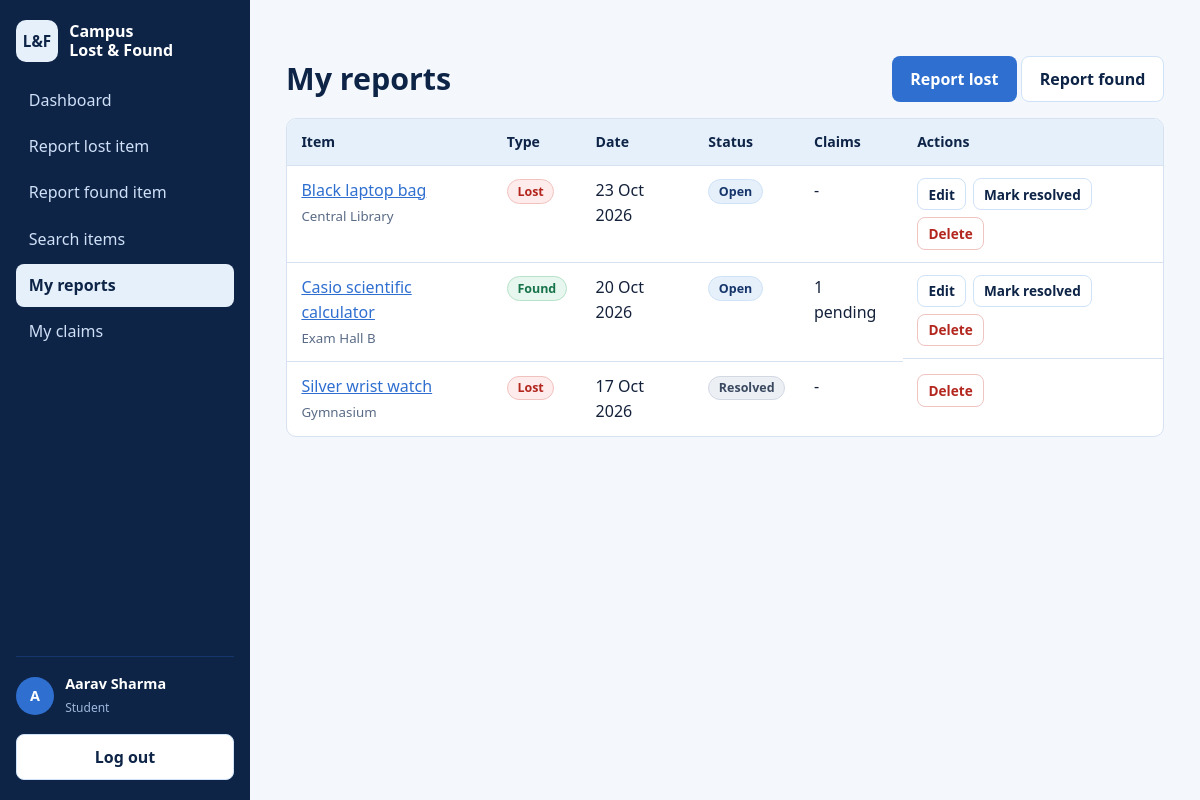
Screenshot of /my-reports.php (signed in) with the database file from the repository.
### tables this page shows
CREATE TABLE users (
  id            INT UNSIGNED NOT NULL AUTO_INCREMENT,
  full_name     VARCHAR(100) NOT NULL,
  email         VARCHAR(150) NOT NULL,
  password_hash VARCHAR(255) NOT NULL,
  role          ENUM('student','admin') NOT NULL DEFAULT 'student',
  created_at    TIMESTAMP NOT NULL DEFAULT CURRENT_TIMESTAMP,
  PRIMARY KEY (id),
  UNIQUE KEY uq_users_email (email)
);

CREATE TABLE items (
  id          INT UNSIGNED NOT NULL AUTO_INCREMENT,
  user_id     INT UNSIGNED NOT NULL,
  type        ENUM('lost','found') NOT NULL,
  title       VARCHAR(120) NOT NULL,
  category    VARCHAR(50)  NOT NULL,
  location    VARCHAR(150) NOT NULL,
  item_date   DATE NOT NULL,
  description TEXT NOT NULL,
  image       VARCHAR(100) DEFAULT NULL,
  status      ENUM('open','returned','resolved') NOT NULL DEFAULT 'open',
  created_at  TIMESTAMP NOT NULL DEFAULT CURRENT_TIMESTAMP,
  updated_at  TIMESTAMP NOT NULL DEFAULT CURRENT_TIMESTAMP ON UPDATE CURRENT_TIMESTAMP,
  PRIMARY KEY (id),
  KEY idx_items_type_status (type, status),
  KEY idx_items_category (category),
  KEY idx_items_user (user_id),
  CONSTRAINT fk_items_user FOREIGN KEY (user_id) REFERENCES users(id) ON DELETE CASCADE
);

### config/database.php (called while the page is built, shortened)
<?php
function db(): PDO
{
    static $pdo = null;
    if ($pdo === null) {
        try {
            $pdo = new PDO(
                'mysql:host=' . DB_HOST . ';dbname=' . DB_NAME . ';charset=utf8mb4',
                DB_USER,
                DB_PASS,
                [
                    PDO::ATTR_ERRMODE            => PDO::ERRMODE_EXCEPTION,
                    PDO::ATTR_DEFAULT_FETCH_MODE => PDO::FETCH_ASSOC,
                    PDO::ATTR_EMULATE_PREPARES   => false,
                ]
            );
        } catch (PDOException $e) {
            http_response_code(500);
            exit('Database connection failed. Start MySQL in the XAMPP Control Panel, import database.sql, and check config/database.php.');
        }
    }
    return $pdo;
}

### includes/auth.php (called while the page is built, shortened)
<?php
require_once __DIR__ . '/functions.php';
function current_user(bool $refresh = false): ?array
{
    static $cache = false;
    if ($cache === false) {
        $cache = null;
        if (!empty($_SESSION['user_id'])) {
            $st = db()->prepare('SELECT id, full_name, email, role FROM users WHERE id = :id');
            $st->execute([':id' => (int)$_SESSION['user_id']]);
            $cache = $st->fetch() ?: null;
        }
    }
    return $cache;
}
function require_login(): array
{
    $u = current_user();
    return $u;
}

### my-reports.php (the view, shortened to what this page needs)
<?php
require_once __DIR__ . '/includes/auth.php';
$user = require_login();
$pdo = db();
$st = $pdo->prepare("SELECT i.*, (SELECT COUNT(*) FROM claims c WHERE c.item_id = i.id AND c.status = 'pending') AS pending_claims
                     FROM items i WHERE i.user_id = :u ORDER BY i.created_at DESC");
$st->execute([':u' => $user['id']]);
$rows = $st->fetchAll();
require __DIR__ . '/includes/header.php';
?>
<div class="section-head"><h1>My reports</h1>
  <span><a class="btn btn-primary" href="<?= url('report-item.php?type=lost') ?>">Report lost</a>
  <a class="btn btn-light" href="<?= url('report-item.php?type=found') ?>">Report found</a></span></div>
<?php if (!$rows): ?>
  <p class="empty">You have not reported anything yet.</p>
<?php else: ?>
<div class="table-wrap"><table>
  <thead><tr><th>Item</th><th>Type</th><th>Date</th><th>Status</th><th>Claims</th><th>Actions</th></tr></thead>
  <tbody>
  <?php foreach ($rows as $r): ?>
    <tr>
      <td data-label="Item"><a href="<?= url('item-details.php?id=' . (int)$r['id']) ?>"><?= e($r['title']) ?></a><br><small class="muted"><?= e($r['location']) ?></small></td>
      <td data-label="Type"><?= type_badge($r['type']) ?></td>
      <td data-label="Date"><?= e(fmt_date($r['item_date'])) ?></td>
      <td data-label="Status"><?= status_badge($r['status']) ?></td>
      <td data-label="Claims"><?= $r['type'] === 'found' ? (int)$r['pending_claims'] . ' pending' : '-' ?></td>
      <td data-label="Actions" class="row-actions">
        <?php if ($r['status'] === 'open'): ?>
          <a class="btn btn-sm btn-light" href="<?= url('edit-item.php?id=' . (int)$r['id']) ?>">Edit</a>
          <form method="post"><?= csrf_field() ?><input type="hidden" name="item_id" value="<?= (int)$r['id'] ?>"><input type="hidden" name="action" value="resolve">
            <button class="btn btn-sm btn-light" type="submit" data-confirm="Mark this report as resolved?">Mark resolved</button></form>
        <?php endif; ?>
        <form method="post"><?= csrf_field() ?><input type="hidden" name="item_id" value="<?= (int)$r['id'] ?>"><input type="hidden" name="action" value="delete">
          <button class="btn btn-sm btn-danger" type="submit" data-confirm="Delete this report permanently? Claims on it will be removed too.">Delete</button></form>
      </td>
    </tr>
  <?php endforeach; ?>
  </tbody>
</table></div>
<?php endif; ?>
<?php require __DIR__ . '/includes/footer.php'; ?>

### includes/header.php (shortened to what this page needs)
<?php
require_once __DIR__ . '/auth.php';
$user       = current_user();
$adminArea  = $adminArea ?? false;
$script     = $_SERVER['SCRIPT_NAME'] ?? '';
$typeParam  = $_GET['type'] ?? '';
if ($adminArea && $user) {
    $links = [
        ['admin/dashboard.php', 'Dashboard'], ['admin/claims.php', 'Claims'],
        ['admin/items.php', 'Reports'], ['admin/users.php', 'Users'], ['index.php', 'Student site'],
    ];
} elseif ($user) {
    $links = [
        ['dashboard.php', 'Dashboard'], ['report-item.php?type=lost', 'Report lost item'],
        ['report-item.php?type=found', 'Report found item'], ['search-items.php', 'Search items'],
        ['my-reports.php', 'My reports'], ['my-claims.php', 'My claims'],
    ];
} else {
    $links = [['index.php', 'Home'], ['search-items.php', 'Search items'], ['login.php', 'Log in'],
              ['register.php', 'Create account'], ['admin/login.php', 'Admin login']];
}
function nav_active(string $link, string $script, string $typeParam): bool
{
    $path = explode('?', $link)[0];
    if (substr($script, -strlen($path)) !== $path) { return false; }
    return true;
}
?>
<!DOCTYPE html>
<html lang="en">
<head>
  <link rel="stylesheet" href="<?= url('assets/css/style.css') ?>">
</head>
<body>
<div class="shell">
  <aside class="sidebar" id="sidebar">
    <a class="brand" href="<?= url($adminArea ? 'admin/dashboard.php' : 'index.php') ?>">
      <span class="brand-mark" aria-hidden="true">L&amp;F</span>
      <span>Campus<br>Lost &amp; Found<?= $adminArea ? ' <small>Admin</small>' : '' ?></span>
    </a>
    <nav aria-label="Main">
      <?php foreach ($links as [$href, $label]): ?>
        <a href="<?= url($href) ?>" class="<?= nav_active($href, $script, $typeParam) ? 'active' : '' ?>"><?= e($label) ?></a>
      <?php endforeach; ?>
    </nav>
    <?php if ($user): ?>
      <div class="side-user">
        <div class="avatar" aria-hidden="true"><?= e(mb_strtoupper(mb_substr($user['full_name'], 0, 1))) ?></div>
        <div><strong><?= e($user['full_name']) ?></strong><br><small><?= e($user['role']) ?></small></div>
      </div>
      <form method="post" action="<?= url('logout.php') ?>">
        <button class="btn btn-light btn-block" type="submit">Log out</button>
      </form>
    <?php endif; ?>
  </aside>
  <main id="main" class="content">

### includes/functions.php (shortened to what this page needs)
<?php
require_once __DIR__ . '/../config/database.php';
function e($v): string { return htmlspecialchars((string)$v, ENT_QUOTES | ENT_SUBSTITUTE, 'UTF-8'); }
function url(string $path = ''): string { return BASE_URL . '/' . ltrim($path, '/'); }
function fmt_date(?string $d): string { return $d ? date('d M Y', strtotime($d)) : ''; }
function status_badge(string $status): string
{
    return '<span class="badge badge-' . e($status) . '">' . e(STATUS_LABELS[$status] ?? ucfirst($status)) . '</span>';
}
function type_badge(string $type): string
{
    return '<span class="badge badge-' . e($type) . '">' . ($type === 'lost' ? 'Lost' : 'Found') . '</span>';
}

### assets/css/style.css (style rules this page uses)
:root { --navy: #0d2447; --navy-2: #16356b; --blue: #2f6fd0; --sky: #e6f0fb; --sky-2: #cfe2f7; --ink: #14213a; --muted: #5a6b86; --line: #d6e2f1; --white: #fff; --red: #b3261e; --green: #17734a; --amber: #8a5a00; --radius: 10px; --sidebar: 250px; }
* { box-sizing: border-box; }
html { scroll-behavior: smooth; }
body { margin: 0; color: var(--ink); background: #f4f8fd; font: 16px/1.55 "Segoe UI", system-ui, -apple-system, Roboto, Arial, sans-serif; }
h1, h2, h3 { color: var(--navy); line-height: 1.2; margin: 0 0 .6rem; }
h1 { font-size: 1.9rem; }
a { color: var(--blue); }
.muted { color: var(--muted); }
.shell { display: flex; min-height: 100vh; }
.sidebar { width: var(--sidebar); flex: none; background: var(--navy); color: #fff; padding: 1.25rem 1rem; display: flex; flex-direction: column; gap: 1rem; position: sticky; top: 0; height: 100vh; overflow-y: auto; }
.brand { display: flex; align-items: center; gap: .7rem; color: #fff; text-decoration: none; font-weight: 600; line-height: 1.2; }
.brand-mark { display: grid; place-items: center; width: 42px; height: 42px; border-radius: 10px; background: var(--sky); color: var(--navy); font-weight: 800; font-size: .95rem; }
.sidebar nav { display: flex; flex-direction: column; gap: .15rem; flex: 1; }
.sidebar nav a { color: #cfe0f7; text-decoration: none; padding: .6rem .8rem; border-radius: 8px; }
.sidebar nav a.active { background: var(--sky); color: var(--navy); font-weight: 600; }
.side-user { display: flex; gap: .7rem; align-items: center; border-top: 1px solid var(--navy-2); padding-top: 1rem; font-size: .9rem; }
.side-user small { color: #9fb8dc; text-transform: capitalize; }
.avatar { width: 38px; height: 38px; border-radius: 50%; background: var(--blue); display: grid; place-items: center; font-weight: 700; }
.content { flex: 1; min-width: 0; padding: 2rem clamp(1rem, 3vw, 2.5rem); max-width: 1200px; }
.btn { display: inline-block; border: 1px solid transparent; border-radius: 8px; padding: .6rem 1.1rem; font: inherit; font-weight: 600; cursor: pointer; text-decoration: none; text-align: center; }
.btn-primary { background: var(--blue); color: #fff; }
.btn-light { background: var(--white); color: var(--navy); border-color: var(--sky-2); }
.btn-danger { background: #fff; color: var(--red); border-color: #efc4c1; }
.btn-sm { padding: .3rem .65rem; font-size: .85rem; }
.btn-block { display: block; width: 100%; }
.section-head { display: flex; align-items: center; justify-content: space-between; gap: 1rem; flex-wrap: wrap; margin: 1.5rem 0 1rem; }
.section-head h1, .section-head h2 { margin: 0; }
.badge { display: inline-block; padding: .1rem .6rem; border-radius: 99px; font-size: .78rem; font-weight: 600; border: 1px solid; }
.badge-lost { background: #fdeceb; color: var(--red); border-color: #f0c2bf; }
.badge-found { background: #e7f6ee; color: var(--green); border-color: #b6e2c9; }
.badge-open { background: var(--sky); color: var(--navy-2); border-color: var(--sky-2); }
.badge-resolved { background: #eceff4; color: #3b4960; border-color: #d3d9e3; }
.table-wrap { background: var(--white); border: 1px solid var(--line); border-radius: var(--radius); overflow-x: auto; }
table { width: 100%; border-collapse: collapse; }
th, td { text-align: left; padding: .75rem .9rem; border-bottom: 1px solid var(--line); vertical-align: top; }
th { background: var(--sky); color: var(--navy); font-size: .88rem; }
tr:last-child td { border-bottom: 0; }
.row-actions { display: flex; flex-wrap: wrap; gap: .4rem; align-items: center; }
.row-actions form { margin: 0; }

### rows the page displays
users: full_name "A", full_name "Aarav Sharma", role "Student"
items: title "Black laptop bag", location "Central Library", type "Lost", item_date "23 Oct 2026", status "Open"
items: title "Casio scientific calculator", location "Exam Hall B", type "Found", item_date "20 Oct 2026", status "Open", pending_claims "1"
items: title "Silver wrist watch", location "Gymnasium", type "Lost", item_date "17 Oct 2026", status "Resolved"

### other values shown
$label "Dashboard"
$label "Report lost item"
$label "Report found item"
$label "Search items"
$label "My reports"
$label "My claims"
